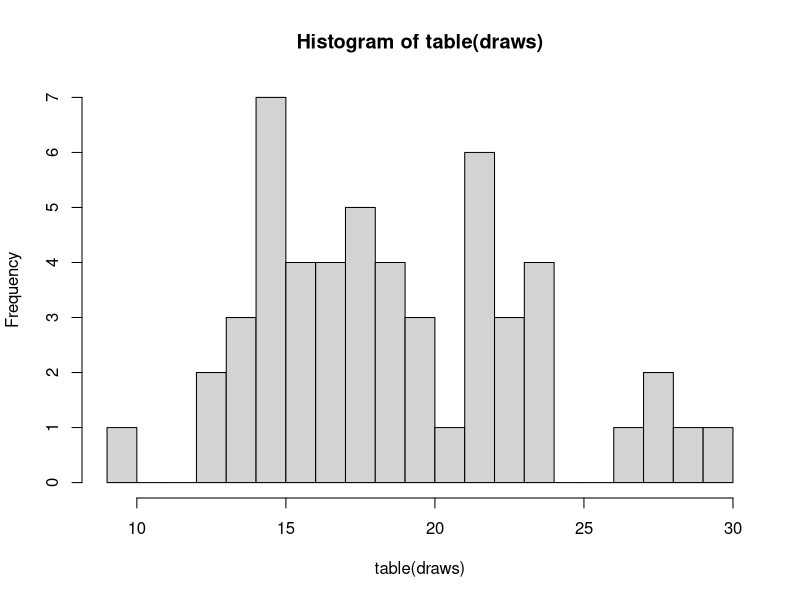
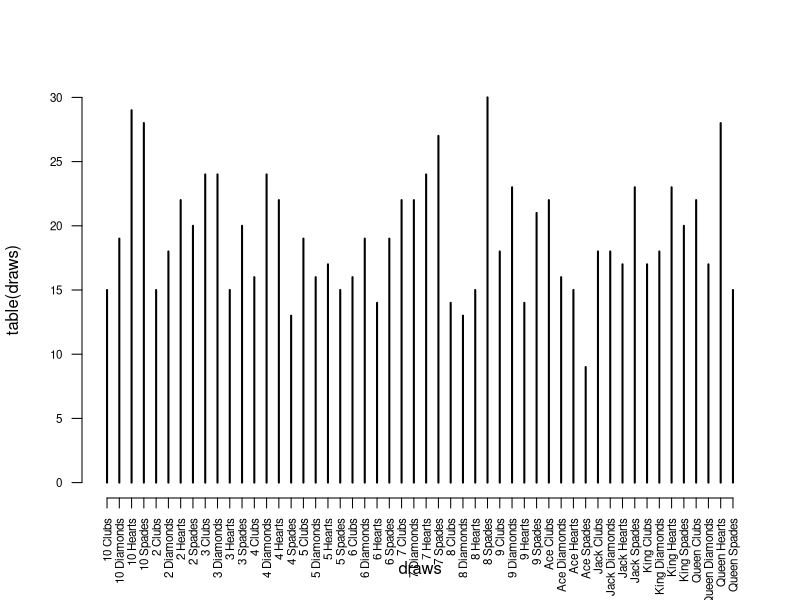

These figures' R source, in order:
## ---- chunk 1
suits <- c("Spades", "Hearts", "Diamonds", "Clubs")
ranks <- c("Ace", 2:10, "Jack", "Queen", "King")
# Combine ranks and suits to make 52 unique cards
deck <- paste(rep(ranks, 4), rep(suits, each = 13))
## ---- chunk 2
set.seed(1234)
sample(deck, 1)
sample(deck, 1)
set.seed(1234)
sample(deck, 1)
## ---- chunk 3
set.seed(123)
draws = replicate(1000, sample(deck,size=1))
mean(table(draws))-1000/52
hist(table(draws), 20)
plot(table(draws), las=2, cex.axis=.7)
